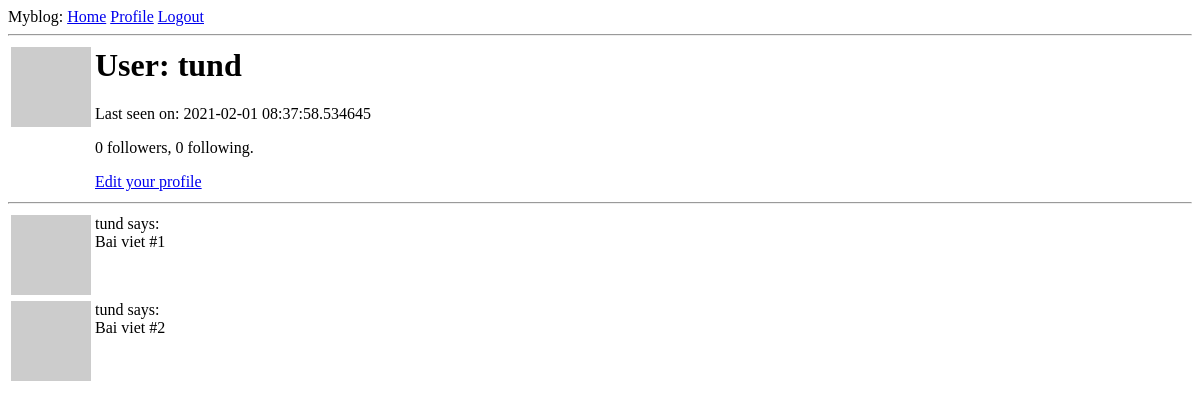
Page /user/tund (signed in) on the earlier database version.
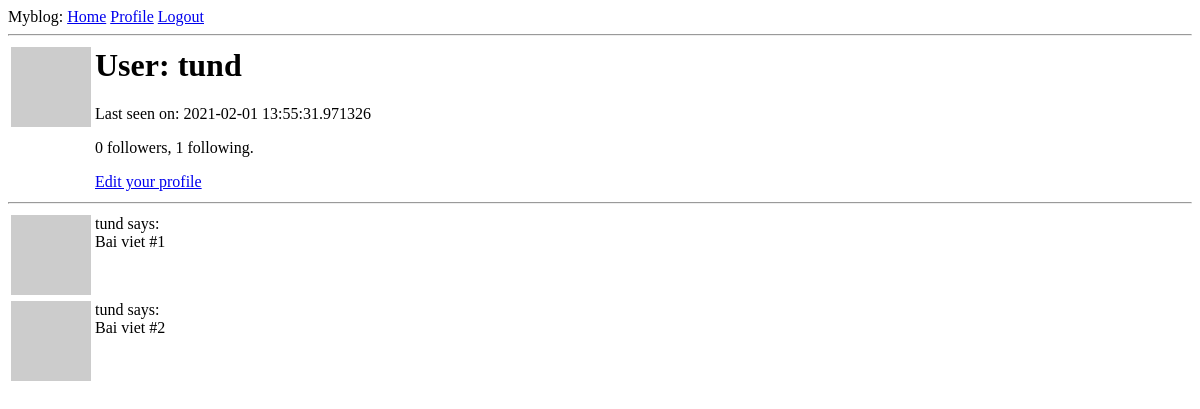
Same page on the later database version.
### app/models.py (models this page shows, shortened)
class User(UserMixin, db.Model):
    id = db.Column(db.Integer, primary_key=True)
    username = db.Column(db.String(64), index=True, unique=True)
    email = db.Column(db.String(120), index=True, unique=True)
    password_hash = db.Column(db.String(128))
    posts = db.relationship('Post', backref='author', lazy='dynamic')
    about_me = db.Column(db.String(140))
    last_seen = db.Column(db.DateTime, default=datetime.utcnow)
    followed = db.relationship(
        'User', secondary=followers,
        primaryjoin=(followers.c.follower_id==id),
        secondaryjoin=(followers.c.followed_id==id),
        backref=db.backref('followers', lazy='dynamic'), lazy='dynamic'
    )
    def avatar(self, size):
        digest = md5(self.email.lower().encode('utf-8')).hexdigest()
        return 'https://www.gravatar.com/avatar/{}?d=identicon&s={}'.format(
            digest, size)

### app/routes.py (the view)
@app.route('/user/<username>')
@login_required
def user(username):
    user = User.query.filter_by(username=username).first_or_404()
    posts = [
        {'author': user, 'body': 'Bai viet #1'},
        {'author': user, 'body': 'Bai viet #2'}
    ]
    return render_template('user.html', user=user, posts=posts)

### app/models.py (called while the page is built)
@login.user_loader
def Load_user(id):
    return User.query.get(int(id))

### app/routes.py (called while the page is built)
@app.before_request #goi ham nay truoc khi goi ham hien thi
def before_request():
    if current_user.is_authenticated:
        current_user.last_seen = datetime.utcnow()
        db.session.commit()

### app/templates/user.html (shortened to what this page needs)
{% extends "base.html" %}
{% block content %}
    <table>
        <tr valign="top">
            <td><img src="{{user.avatar(128)}}"></td>
            <td>
                <h1>User: {{ user.username }}</h1>
                {% if user.last_seen %}<p>Last seen on: {{ user.last_seen }}</p>{% endif %}
                <p>{{ user.followers.count() }} followers, {{ user.followed.count() }} following.</p>
                {% if user == current_user %}
                <p><a href="{{ url_for('edit_profile') }}">Edit your profile</a></p>
                {% elif not current_user.is_following(user) %}
                <p><a href="{{ url_for('follow', username=user.username) }}">Follow</a></p>
                {% else %}
                <p><a href="{{ url_for('unfollow', username=user.username) }}">Unfollow</a></p>
                {% endif %}
            </td>
        </tr>
    </table>
    <hr>
    {% for post in posts %}
        {% include '_post.html' %}
    {% endfor %}
{% endblock %}

### app/templates/base.html (shortened to what this page needs)
<html>
    <head>
    </head>
    <body>
        <div>
            Myblog:
            <a href="{{ url_for('index') }}">Home</a>
            {% if current_user.is_anonymous %}
            <a href="{{ url_for('login') }}">Login</a>
            {% else %}
            <a href="{{ url_for('user', username=current_user.username) }}">Profile</a>
            <a href="{{ url_for('logout') }}">Logout</a>
            {% endif %}
        </div>
        <hr>
        {% block content %}{% endblock %}
    </body>
</html>

### app/templates/_post.html
<table>
    <tr valign="top">
        <td><img src="{{post.author.avatar(36)}}"></td>
        <td>{{post.author.username}} says:<br>{{post.body}}</td>
    </tr>
</table>

Differences in the rows shown:
changed User "tund": last_seen "2021-02-01 08:37:58.534645" → "2021-02-01 13:55:31.971326"
Other differences:
{{ user.followed.count() }}: "0" → "1"
